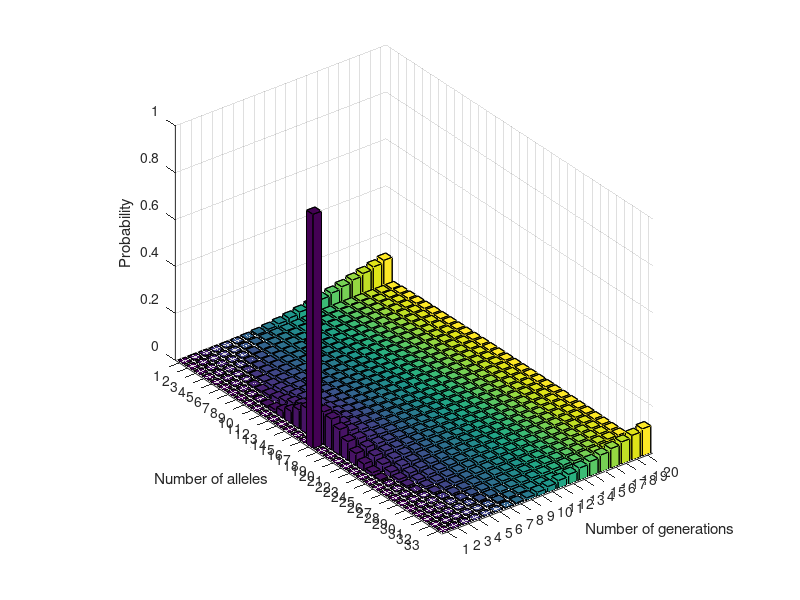

Write MATLAB code to recreate this figure.
% define population size
pop_size = 16;

% define number of generations
n_gen = 20;

% initialize transition matrix
P = zeros(2 * pop_size + 1, 2 * pop_size + 1);

% use for loops to build the matrix
for i=0:(2 * pop_size)
    for j=0:(2 * pop_size)
        P(j + 1, i + 1) = nchoosek(2 * pop_size, j) *...
            (i / (2 * pop_size))^j *...
            (1 - i / (2 * pop_size))^(2 * pop_size - j);
    end
end

% initialize vector for allele frequency
X = zeros(2 * pop_size + 1, n_gen);

% initilize the first vector
X(pop_size + 1, 1) = 1.0;

% apply the matrix on each generation
for k=2:n_gen
    X(:, k) = P * X(:, k - 1);
end

bar3(X)
ylabel('Number of alleles')
xlabel('Number of generations')
zlabel('Probability')